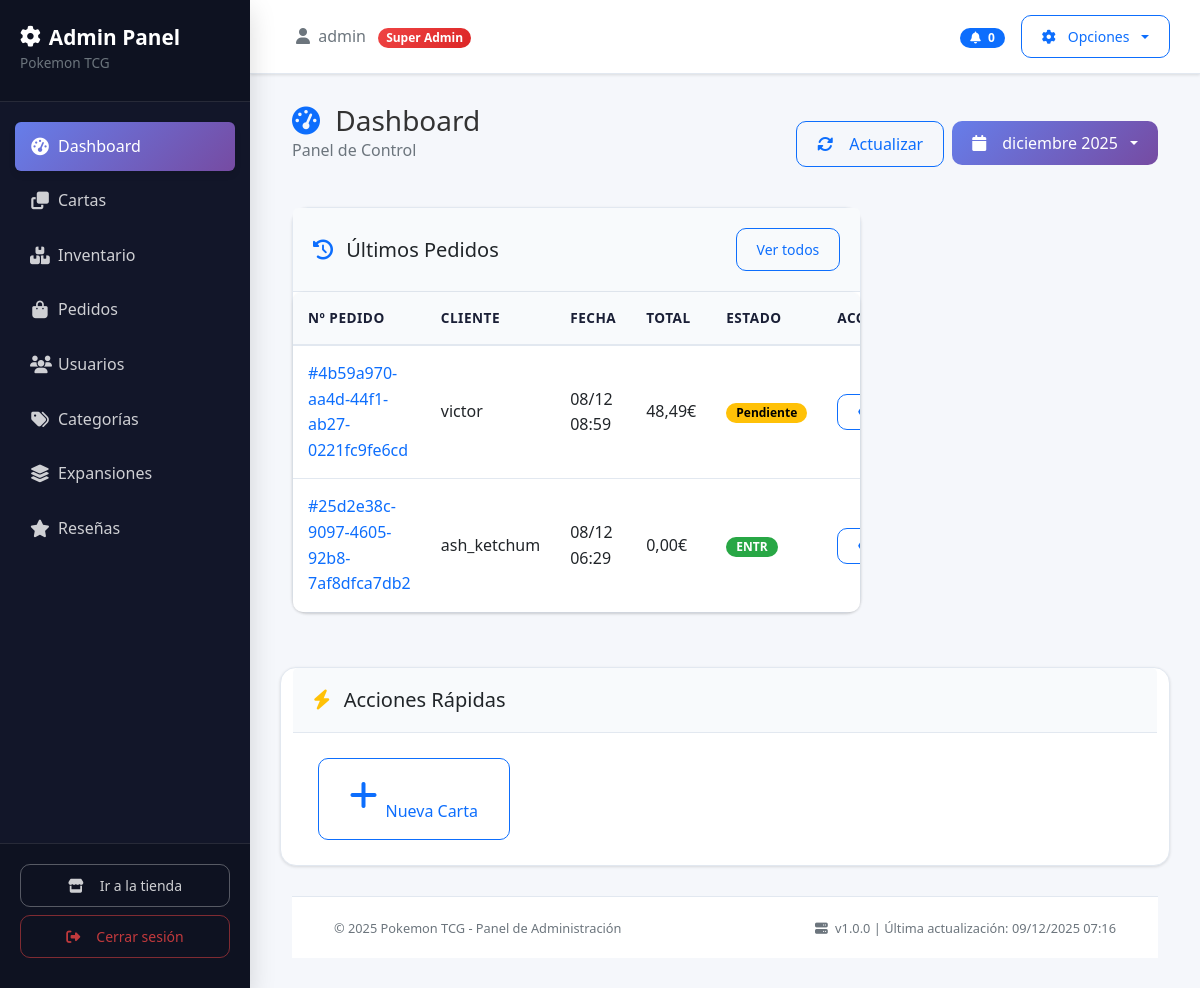
/admin-dashboard/ (signed in), run on the app's committed database.
### core/models.py (models this page shows, shortened)
class Pedido(models.Model):
    ESTADOS = [
        ('CARRITO', 'En Carrito'),
        ('PENDIENTE', 'Pendiente'),
        ('PAGADO', 'Pagado'),
        ('ENVIADO', 'Enviado'),
        ('ENTREGADO', 'Entregado'),
        ('CANCELADO', 'Cancelado'),
    ]
    METODOS_PAGO = [
        ('TARJETA', 'Tarjeta'),
        ('PAYPAL', 'PayPal'),
        ('TRANSFERENCIA', 'Transferencia'),
        ('EFECTIVO', 'Efectivo'),
    ]
    numero_pedido = models.UUIDField(default=uuid.uuid4, editable=False, unique=True)
    cliente = models.ForeignKey(User, on_delete=models.CASCADE, related_name='pedidos')
    estado = models.CharField(max_length=20, choices=ESTADOS, default='CARRITO')
    fecha_pedido = models.DateTimeField(auto_now_add=True)
    fecha_pago = models.DateTimeField(blank=True, null=True)
    fecha_envio = models.DateTimeField(blank=True, null=True)
    fecha_entrega = models.DateTimeField(blank=True, null=True)
    nombre_completo = models.CharField(max_length=200)
    email = models.EmailField()
    telefono = models.CharField(max_length=20)
    direccion = models.TextField()
    ciudad = models.CharField(max_length=100, blank=True, default='')
    provincia = models.CharField(max_length=100)
    codigo_postal = models.CharField(max_length=10)
    pais = models.CharField(max_length=100, default='España')
    metodo_pago = models.CharField(max_length=20, choices=METODOS_PAGO, blank=True, null=True)
    subtotal = models.DecimalField(max_digits=10, decimal_places=2, default=0)
    envio = models.DecimalField(max_digits=6, decimal_places=2, default=0)
    impuestos = models.DecimalField(max_digits=10, decimal_places=2, default=0)
    descuento = models.DecimalField(max_digits=10, decimal_places=2, default=0)
    total = models.DecimalField(max_digits=10, decimal_places=2, default=0)
    notas = models.TextField(blank=True, null=True)
    class Meta:
        verbose_name = "Pedido"
        verbose_name_plural = "Pedidos"
        ordering = ['-fecha_pedido']
        indexes = [
            models.Index(fields=['estado']),
            models.Index(fields=['fecha_pedido']),
            models.Index(fields=['cliente']),
        ]

### core/views/admin_views.py (the view)
# urls.py: path('admin-dashboard/', admin_views.dashboard_view, name='admin_dashboard'),
@staff_required
def dashboard_view(request):
    total_ventas = Pedido.objects.filter(
        estado='ENTR',
    ).aggregate(total=Sum('total'))['total'] or 0
    pedidos_pendientes = Pedido.objects.filter(estado='PAGADO').count()
    stock_bajo = Inventario.objects.filter(cantidad_disponible__lte=5).count()
    fecha_inicio = timezone.now() - timedelta(days=30)
    ventas_recientes = Pedido.objects.filter(
        fecha_pedido__gte=fecha_inicio,
        estado='ENTR'
    ).order_by('fecha_pedido')
    ultimos_pedidos = Pedido.objects.exclude(estado='CARRITO').order_by(
        '-fecha_pedido'
    )[:10]
    context = {
        'total_ventas': total_ventas,
        'pedidos_pendientes': pedidos_pendientes,
        'stock_bajo': stock_bajo,
        'ventas_recientes': ventas_recientes,
        'ultimos_pedidos': ultimos_pedidos,
    }
    return render(request, 'dashboard/index.html', context)

### core/context_processors.py (called while the page is built)
def carrito_context(request):
    if request.user.is_authenticated:
        try:
            carrito = Pedido.objects.filter(
                cliente=request.user,
                estado='CARRITO'
            ).first()
            if carrito:
                cantidad_items = sum(item.cantidad for item in carrito.items.all())
                total_carrito = carrito.total
            else:
                cantidad_items = 0
                total_carrito = 0
        except:
            cantidad_items = 0
            total_carrito = 0
    else:
        cart = request.session.get('cart', {})
        cantidad_items = sum(item['cantidad'] for item in cart.values())
        total_carrito = sum(item['precio'] * item['cantidad'] for item in cart.values())
    return {
        'cantidad_carrito': cantidad_items,
        'total_carrito': total_carrito,
    }

def categorias_context(request):
    categorias = Categoria.objects.all()[:10]  # Limitar a 10 categorías para el menú
    return {
        'categorias_menu': categorias,
    }

def categorias_menu(request):
    return {
        'categorias_menu': Categoria.objects.all()[:10]  # Limitar a 10 categorías
    }

### core/views/admin_views.py (called while the page is built)
def staff_required(view_func):
    decorated_view_func = login_required(user_passes_test(
        lambda u: u.is_staff,
        login_url='/login/'
    )(view_func))
    return decorated_view_func

### core/templates/dashboard/index.html (shortened to what this page needs)
{% extends 'admin/base_admin.html' %}
{% block content %}
<div class="container-fluid">
    <div class="d-flex justify-content-between align-items-center mb-4">
        <div>
            <h1 class="h3 mb-0">
                <i class="fas fa-tachometer-alt me-2 text-primary"></i>
                Dashboard
            </h1>
            <nav aria-label="breadcrumb">
                <ol class="breadcrumb">
                    <li class="breadcrumb-item active" aria-current="page">Panel de Control</li>
                </ol>
            </nav>
        </div>
        <div class="d-flex gap-2">
            <button class="btn btn-outline-primary" id="refreshDashboard">
                <i class="fas fa-sync-alt me-2"></i>Actualizar
            </button>
            <div class="dropdown">
                <button class="btn btn-primary dropdown-toggle" type="button" data-bs-toggle="dropdown">
                    <i class="fas fa-calendar me-2"></i>
                    {% now "F Y" %}
                </button>
            </div>
        </div>
    </div>
    <div class="row">
        <div class="col-xl-8 mb-4">
            <div class="card">
                <div class="card-header bg-light d-flex justify-content-between align-items-center">
                    <h5 class="mb-0">
                        <i class="fas fa-history me-2 text-primary"></i>
                        Últimos Pedidos
                    </h5>
                    <a href="{% url 'lista_admin' model_name='pedido' %}" class="btn btn-sm btn-outline-primary">
                        Ver todos
                    </a>
                </div>
                <div class="card-body p-0">
                    <div class="table-responsive">
                        <table class="table table-hover mb-0">
                            <thead class="table-light">
                                <tr>
                                    <th>Nº Pedido</th>
                                    <th>Cliente</th>
                                    <th>Fecha</th>
                                    <th>Total</th>
                                    <th>Estado</th>
                                    <th>Acciones</th>
                                </tr>
                            </thead>
                            <tbody>
                                {% for pedido in ultimos_pedidos %}
                                <tr>
                                    <td>
                                        <a href="{% url 'detalle_admin' model_name='pedido' obj_id=pedido.id %}"
                                           class="text-decoration-none">
                                            #{{ pedido.numero_pedido|slice:":8" }}
                                        </a>
                                    </td>
                                    <td>{{ pedido.cliente.username }}</td>
                                    <td>{{ pedido.fecha_pedido|date:"d/m H:i" }}</td>
                                    <td>{{ pedido.total }}€</td>
                                    <td>
                                        <span class="badge estado-{{ pedido.estado|lower }}">
                                            {{ pedido.get_estado_display }}
                                        </span>
                                    </td>
                                    <td>
                                        <div class="btn-group btn-group-sm" role="group">
                                            <a href="{% url 'detalle_admin' model_name='pedido' obj_id=pedido.id %}"
                                               class="btn btn-outline-primary" title="Ver">
                                                <i class="fas fa-eye"></i>
                                            </a>
                                        </div>
                                    </td>
                                </tr>
                                {% endfor %}
                            </tbody>
                        </table>
                    </div>
                </div>
            </div>
        </div>
    <div class="card">
        <div class="card-header bg-light">
            <h5 class="mb-0">
                <i class="fas fa-bolt me-2 text-warning"></i>
                Acciones Rápidas
            </h5>
        </div>
        <div class="card-body">
            <div class="row g-3">
                <div class="col-md-3 col-6">
                    <a href="{% url 'crear_admin' model_name='carta' %}" class="btn btn-outline-primary w-100 h-100 py-3">
                        <i class="fas fa-plus fa-2x mb-2"></i><br>
                        Nueva Carta
                    </a>
                </div>
        </div>
    </div>
</div>
{% endblock %}

### core/templates/admin/base_admin.html (shortened to what this page needs)
<!DOCTYPE html>
{% load static %}
<html lang="es">
<head>
    <link href="https://cdn.jsdelivr.net/npm/bootstrap@5.3.0/dist/css/bootstrap.min.css" rel="stylesheet">
    <link rel="stylesheet" href="https://cdnjs.cloudflare.com/ajax/libs/font-awesome/6.4.0/css/all.min.css">
    <link rel="stylesheet" href="{% static 'css/admin.css' %}">
</head>
<body class="admin-body">
    <div class="admin-sidebar">
        <div class="sidebar-header">
            <h3 class="mb-0">
                <i class="fas fa-cog me-2"></i>Admin Panel
            </h3>
            <small class="text-muted">Pokemon TCG</small>
        </div>
        <div class="sidebar-menu">
            <ul class="nav flex-column">
                <li class="nav-item">
                    <a class="nav-link {% if request.resolver_match.url_name == 'admin_dashboard' %}active{% endif %}"
                       href="{% url 'admin_dashboard' %}">
                        <i class="fas fa-tachometer-alt me-2"></i>Dashboard
                    </a>
                </li>
                <li class="nav-item">
                    <a class="nav-link {% if request.resolver_match.url_name == 'lista_admin' and model_name == 'carta' %}active{% endif %}"
                       href="{% url 'lista_admin' model_name='carta' %}">
                        <i class="fas fa-clone me-2"></i>Cartas
                    </a>
                </li>
                <li class="nav-item">
                    <a class="nav-link {% if request.resolver_match.url_name == 'lista_admin' and model_name == 'inventario' %}active{% endif %}"
                       href="{% url 'lista_admin' model_name='inventario' %}">
                        <i class="fas fa-boxes me-2"></i>Inventario
                    </a>
                </li>
                <li class="nav-item">
                    <a class="nav-link {% if request.resolver_match.url_name == 'lista_admin' and model_name == 'pedido' %}active{% endif %}"
                       href="{% url 'lista_admin' model_name='pedido' %}">
                        <i class="fas fa-shopping-bag me-2"></i>Pedidos
                    </a>
                </li>
                <li class="nav-item">
                    <a class="nav-link {% if request.resolver_match.url_name == 'lista_admin' and model_name == 'usuario' %}active{% endif %}"
                       href="{% url 'lista_admin' model_name='usuario' %}">
                        <i class="fas fa-users me-2"></i>Usuarios
                    </a>
                </li>
                <li class="nav-item">
                    <a class="nav-link {% if request.resolver_match.url_name == 'lista_admin' and model_name == 'categoria' %}active{% endif %}"
                       href="{% url 'lista_admin' model_name='categoria' %}">
                        <i class="fas fa-tags me-2"></i>Categorías
                    </a>
                </li>
                <li class="nav-item">
                    <a class="nav-link {% if request.resolver_match.url_name == 'lista_admin' and model_name == 'expansion' %}active{% endif %}"
                       href="{% url 'lista_admin' model_name='expansion' %}">
                        <i class="fas fa-layer-group me-2"></i>Expansiones
                    </a>
                </li>
                <li class="nav-item">
                    <a class="nav-link {% if request.resolver_match.url_name == 'lista_admin' and model_name == 'resena' %}active{% endif %}"
                       href="{% url 'lista_admin' model_name='resena' %}">
                        <i class="fas fa-star me-2"></i>Reseñas
                    </a>
                </li>
            </ul>
        </div>
        <div class="sidebar-footer">
            <a href="{% url 'home' %}" class="btn btn-outline-light btn-sm w-100 mb-2">
                <i class="fas fa-store me-2"></i>Ir a la tienda
            </a>
            <a href="{% url 'logout' %}" class="btn btn-outline-danger btn-sm w-100">
                <i class="fas fa-sign-out-alt me-2"></i>Cerrar sesión
            </a>
        </div>
    </div>
    <div class="admin-main">
        <nav class="admin-topbar">
            <div class="container-fluid">
                <div class="d-flex justify-content-between align-items-center">
                    <div>
                        <span class="ms-3 text-muted">
                            <i class="fas fa-user me-1"></i>
                            {{ user.username }}
                            {% if user.is_superuser %}
                            <span class="badge bg-danger ms-2">Super Admin</span>
                            {% endif %}
                        </span>
                    </div>
                    <div class="d-flex align-items-center">
                        <div class="me-3">
                            <span class="badge bg-primary">
                                <i class="fas fa-bell me-1"></i>
                                <span id="notification-count">0</span>
                            </span>
                        </div>
                        <div class="dropdown">
                            <button class="btn btn-sm btn-outline-primary dropdown-toggle" type="button" data-bs-toggle="dropdown">
                                <i class="fas fa-cog me-1"></i>Opciones
                            </button>
                        </div>
                    </div>
                </div>
            </div>
        </nav>
        <div class="admin-content">
            {% block content %}{% endblock %}
        </div>
        <footer class="admin-footer">
            <div class="container-fluid">
                <div class="row align-items-center">
                    <div class="col-md-6">
                        <small class="text-muted">
                            &copy; {% now "Y" %} Pokemon TCG - Panel de Administración
                        </small>
                    </div>
                    <div class="col-md-6 text-end">
                        <small class="text-muted">
                            <i class="fas fa-server me-1"></i>
                            v1.0.0 | Última actualización: {% now "d/m/Y H:i" %}
                        </small>
                    </div>
                </div>
            </div>
        </footer>
    </div>
</body>
</html>

### core/templates/dashboard/index.html (style rules this page uses)
.estado-pendiente { background-color: #ffc107; color: #000; }
.estado-entr { background-color: #28a745; color: #fff; }

### data on the page
Pedido: numero_pedido "4b59a970-aa4d-44f1-ab27-0221fc9fe6cd", cliente.username "victor", fecha_pedido "08/12 08:59", total "48,49", estado "Pendiente"
Pedido: numero_pedido "25d2e38c-9097-4605-92b8-7af8dfca7db2", cliente.username "ash_ketchum", fecha_pedido "08/12 06:29", total "0,00", estado "ENTR"

### other printed values
{{ user.username }} "admin"
